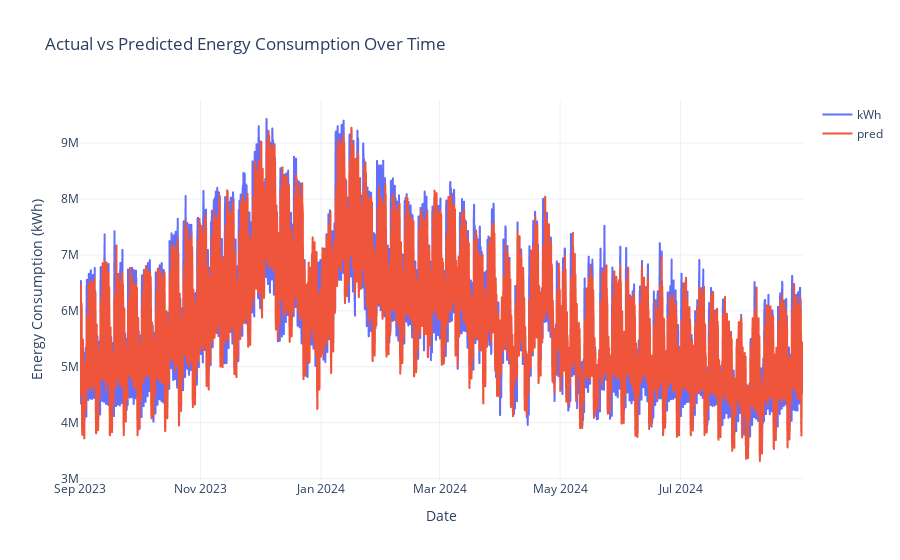

Notebook code cell kept with this figure:
### Code cell
# Create the figure with step lines for both actual and predicted values
fig = px.line(
    pd.concat(y_preds).reset_index(),
    x="datetime",
    y=["kWh", "pred"],
    labels={
        "datetime": "Date",
        "value": "Energy Consumption (kWh)",
        "variable": "Series",
    },
    title="Actual vs Predicted Energy Consumption Over Time",
    line_shape="hv",  # Set line shape to horizontal-vertical for step chart
)

# Customize the layout
fig.update_layout(
    template="plotly_white",
    legend=dict(title=""),
    xaxis_title="Date",
    yaxis_title="Energy Consumption (kWh)",
)

# Show the figure
fig.show()

### Figure 1 — Plotly figure (JSON) as saved in the notebook; plotly's stock layout.template omitted (floating-point values rounded to 4 significant figures; data arrays with more than 128 entries replaced by an {"elided": "..."} marker saying what was removed)
{"data": [{"hovertemplate": "Series=kWh<br>Date=%{x}<br>Energy Consumption (kWh)=%{y}<extra></extra>", "legendgroup": "kWh", "line": {"color": "#636efa", "dash": "solid", "shape": "hv"}, "marker": {"symbol": "circle"}, "mode": "lines", "name": "kWh", "showlegend": true, "type": "scattergl", "x": {"elided": "8784 str values"}, "xaxis": "x", "y": {"elided": "8784 float values"}, "yaxis": "y"}, {"hovertemplate": "Series=pred<br>Date=%{x}<br>Energy Consumption (kWh)=%{y}<extra></extra>", "legendgroup": "pred", "line": {"color": "#EF553B", "dash": "solid", "shape": "hv"}, "marker": {"symbol": "circle"}, "mode": "lines", "name": "pred", "showlegend": true, "type": "scattergl", "x": {"elided": "8784 str values"}, "xaxis": "x", "y": {"elided": "8784 float values"}, "yaxis": "y"}], "layout": {"legend": {"title": {"text": ""}, "tracegroupgap": 0}, "title": {"text": "Actual vs Predicted Energy Consumption Over Time"}, "xaxis": {"anchor": "y", "domain": [0, 1], "title": {"text": "Date"}}, "yaxis": {"anchor": "x", "domain": [0, 1], "title": {"text": "Energy Consumption (kWh)"}}}}
